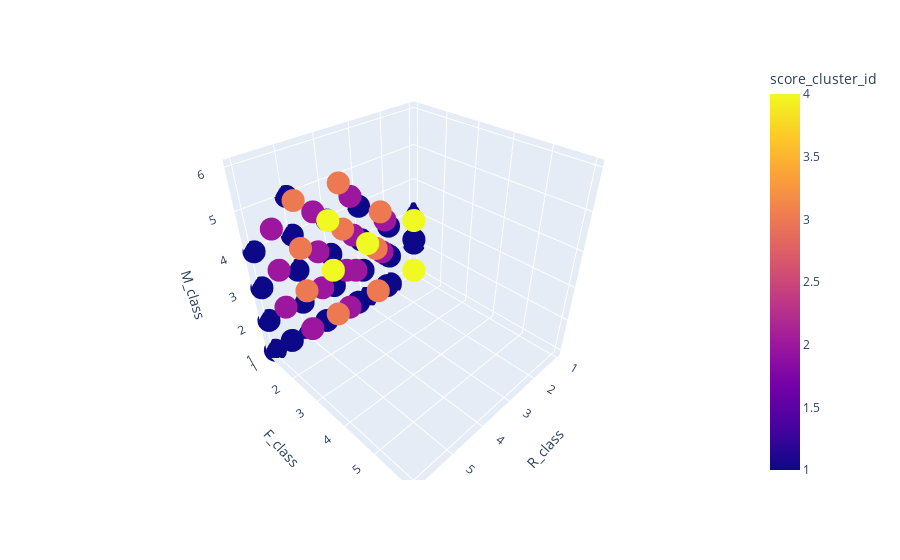

Notebook source saved alongside this figure:
### Code cell
RFM19.plot('score_cluster_id')

### Figure 1 — Plotly figure (JSON) as saved in the notebook; plotly's stock layout.template omitted (floating-point values rounded to 4 significant figures; data arrays with more than 128 entries replaced by an {"elided": "..."} marker saying what was removed)
{"data": [{"hoverlabel": {"namelength": 0}, "hovertemplate": "R_class=%{x}<br>F_class=%{y}<br>M_class=%{z}<br>score_cluster_id=%{marker.color}", "legendgroup": "", "marker": {"color": {"elided": "2361 int values"}, "coloraxis": "coloraxis", "symbol": "circle"}, "mode": "markers", "name": "", "scene": "scene", "showlegend": false, "type": "scatter3d", "x": {"elided": "2361 int values"}, "y": {"elided": "2361 int values"}, "z": {"elided": "2361 int values"}}], "layout": {"coloraxis": {"colorbar": {"title": {"text": "score_cluster_id"}}, "colorscale": [[0, "#0d0887"], [0.1111, "#46039f"], [0.2222, "#7201a8"], [0.3333, "#9c179e"], [0.4444, "#bd3786"], [0.5556, "#d8576b"], [0.6667, "#ed7953"], [0.7778, "#fb9f3a"], [0.8889, "#fdca26"], [1, "#f0f921"]]}, "legend": {"tracegroupgap": 0}, "margin": {"t": 60}, "scene": {"domain": {"x": [0, 1], "y": [0, 1]}, "xaxis": {"title": {"text": "R_class"}}, "yaxis": {"title": {"text": "F_class"}}, "zaxis": {"title": {"text": "M_class"}}}}}
